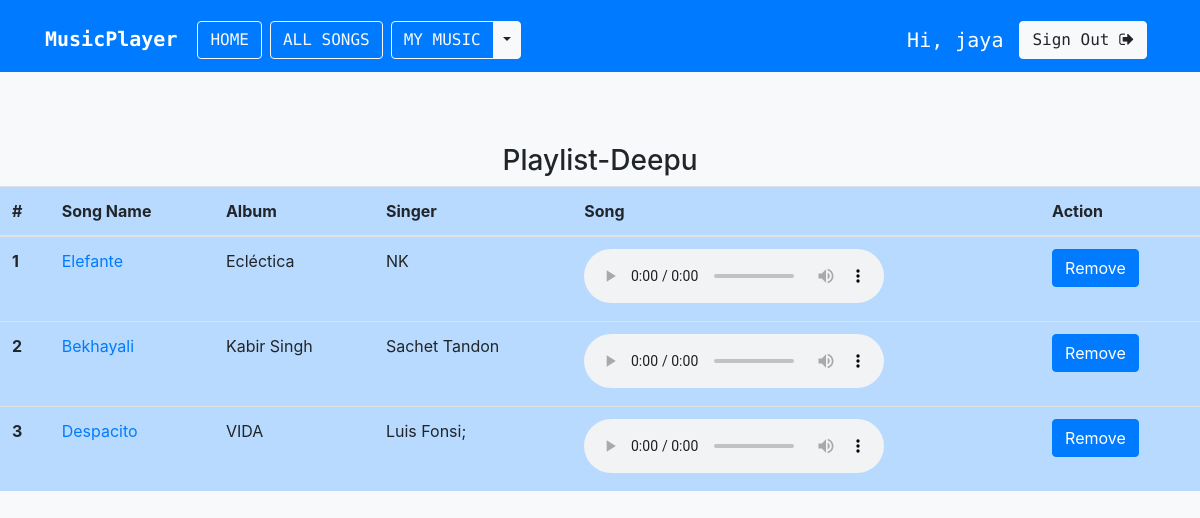
The app's page /playlist/Deepu/ (signed in) with its own data.
### musicapp/models.py (models this page shows, shortened)
class Song(models.Model):
    Language_Choice = (
              ('Hindi', 'Hindi'),
              ('English', 'English'),
          )
    name = models.CharField(max_length=200)
    album = models.CharField(max_length=200)
    language = models.CharField(max_length=20,choices=Language_Choice,default='Hindi')
    song_img = models.FileField()
    year = models.IntegerField()
    singer = models.CharField(max_length=200)
    song_file = models.FileField()

### musicapp/views.py (the view)
# urls.py: path('playlist/<str:playlist_name>/', views.playlist_songs, name='playlist_songs'),
def playlist_songs(request, playlist_name):
    songs = Song.objects.filter(playlist__playlist_name=playlist_name, playlist__user=request.user).distinct()
    if request.method == "POST":
        song_id = list(request.POST.keys())[1]
        playlist_song = Playlist.objects.filter(playlist_name=playlist_name, song__id=song_id, user=request.user)
        playlist_song.delete()
        messages.success(request, "Song removed from playlist!")
    context = {'playlist_name': playlist_name, 'songs': songs}
    return render(request, 'musicapp/playlist_songs.html', context=context)

### templates/musicapp/playlist_songs.html (shortened to what this page needs)
{% extends 'base.html' %}
{% load socialaccount %}
{% block body %}
<br>
<br>
<br>
<center>
  <h3>Playlist-{{playlist_name}}</h3>
</center>
<table class="table table-hover table-primary">
  <thead>
    <tr>
      <th scope="col">#</th>
      <th scope="col">Song Name</th>
      <th scope="col">Album</th>
      <th scope="col">Singer</th>
      <th scope="col">Song</th>
      <th scope="col">Action</th>
    </tr>
  </thead>
  <tbody>
    {% if songs %}
    {% for song in songs %}
    <tr>
      <th scope="row">{{forloop.counter}}</th>
      <td><a href="{% url 'detail' song.id %}">{{song.name}}</a></td>
      <td>{{song.album}}</td>
      <td>{{song.singer}}</td>
      <td>
        <audio controls>
          <source src="{{ song.song_file.url }}" type="audio/mpeg">
        </audio>
      </td>
      <td>
        <form method="post">
          <input class="btn btn-primary" type="submit" value="Remove" name={{song.id}}>
        </form>
      </td>
    </tr>
    {% endfor %}
    {% endif %}
  </tbody>
</table>
{% endblock body %}

### templates/base.html (shortened to what this page needs)
{% load static %}
<!doctype html>
<html lang="en">
<head>
    <link rel="stylesheet" href="https://maxcdn.bootstrapcdn.com/bootstrap/4.0.0/css/bootstrap.min.css">
    <link rel="stylesheet" href="https://stackpath.bootstrapcdn.com/font-awesome/4.7.0/css/font-awesome.min.css">
    <link href="{% static 'musicapp/css/musicplayer.css' %}" rel="stylesheet">
</head>
<body class="bg-light">
    <nav class="navbar navbar-expand-md navbar-primary bg-primary">
        <div class="container">
            <h1><a href="{% url 'index' %}" class="navbar-brand">
            <strong style="color:white">MusicPlayer</strong></a></h1>
            <div class="collapse navbar-collapse">
                <a href="{% url 'index' %}" class="btn btn-outline-light mt-2 mx-1">HOME</a>
                <a href="{% url 'all_songs' %}" class="btn btn-outline-light mt-2 mx-1">ALL SONGS</a>
                {% if request.user.is_active %}
                <div class="btn-group mt-2 mx-1">
                    <a type="button" href="{% url 'mymusic' %}" class="btn btn-outline-light">MY MUSIC</a>
                    <button type="button" class="btn btn-light dropdown-toggle dropdown-toggle-split" data-toggle="dropdown" aria-haspopup="true" aria-expanded="false">
                    </button>
                </div>
                {% endif %}
            </div>
            <div class="collapse navbar-collapse justify-content-end" id="navbar">
            {% if request.user.is_active %}
            <h5 class="text-white mt-3 mx-2">Hi, {{ request.user.username }}</h5>
            <a href="{% url 'logout' %}" class="btn btn-light mt-2 mx-2"> Sign Out <i class="fa fa-sign-out" aria-hidden="true"></i></a>
            {% else %}
            <a href="{% url 'login' %}" class="btn btn-light mt-2 mx-2"><i class="fa fa-sign-in" aria-hidden="true"></i> Sign In</a>
            <a href="{% url 'signup' %}" class="btn btn-light mt-2 mx-2"><i class="fa fa-user-plus" aria-hidden="true"></i> Sign Up</a>
            {% endif %}
            </div>
        </div>
    </nav>
    {% block body %}
    {% endblock body %}
    <br>
    <br>
    <br>
</body>
</html>

### templates/base.html (style rules this page uses)
.navbar { font-family: 'Source Code Pro', monospace; }
html { position: relative; min-height: 100%; }
body { margin-bottom: 0px; }

### records on screen
Song: name "Elefante", album "Ecléctica", singer "NK"
Song: name "Bekhayali", album "Kabir Singh", singer "Sachet Tandon"
Song: name "Despacito", album "VIDA", singer "Luis Fonsi;"

### other values on screen
{{ request.user.username }} "jaya"
{{ playlist_name }} "Deepu"
